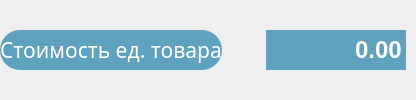
               <widget class="QWidget" name="widget_6" native="true">
                <property name="sizePolicy">
                 <sizepolicy hsizetype="Preferred" vsizetype="Minimum">
                  <horstretch>0</horstretch>
                  <verstretch>0</verstretch>
                 </sizepolicy>
                </property>
                <layout class="QHBoxLayout" name="horizontalLayout_5">
                 <property name="leftMargin">
                  <number>0</number>
                 </property>
                 <property name="topMargin">
                  <number>0</number>
                 </property>
                 <property name="rightMargin">
                  <number>10</number>
                 </property>
                 <property name="bottomMargin">
                  <number>0</number>
                 </property>
                 <item>
                  <widget class="QLabel" name="label_3">
                   <property name="sizePolicy">
                    <sizepolicy hsizetype="Preferred" vsizetype="Fixed">
                     <horstretch>0</horstretch>
                     <verstretch>0</verstretch>
                    </sizepolicy>
                   </property>
                   <property name="minimumSize">
                    <size>
                     <width>0</width>
                     <height>40</height>
                    </size>
                   </property>
                   <property name="font">
                    <font>
                     <family>Optima</family>
                     <pointsize>16</pointsize>
                     <italic>false</italic>
                    </font>
                   </property>
                   <property name="styleSheet">
                    <string notr="true">QLabel {
     border: none;
	height: 40px;
     border-radius: 20px;
	background-color: #5EA2BF;
	color: white;
 }</string>
                   </property>
                   <property name="text">
                    <string>Стоимость ед. товара</string>
                   </property>
                   <property name="alignment">
                    <set>Qt::AlignCenter</set>
                   </property>
                   <property name="margin">
                    <number>0</number>
                   </property>
                  </widget>
                 </item>
                 <item>
                  <widget class="QPushButton" name="info_3">
                   <property name="enabled">
                    <bool>true</bool>
                   </property>
                   <property name="sizePolicy">
                    <sizepolicy hsizetype="Fixed" vsizetype="Fixed">
                     <horstretch>0</horstretch>
                     <verstretch>0</verstretch>
                    </sizepolicy>
                   </property>
                   <property name="minimumSize">
                    <size>
                     <width>32</width>
                     <height>32</height>
                    </size>
                   </property>
                   <property name="maximumSize">
                    <size>
                     <width>32</width>
                     <height>32</height>
                    </size>
                   </property>
                   <property name="autoFillBackground">
                    <bool>false</bool>
                   </property>
                   <property name="styleSheet">
                    <string notr="true"> QPushButton {
     border: none;
	background-color: none;
 }</string>
                   </property>
                   <property name="text">
                    <string/>
                   </property>
                   <property name="icon">
                    <iconset resource="resources.qrc">
                     <normaloff>:/resources/info.svg</normaloff>:/resources/info.svg</iconset>
                   </property>
                   <property name="iconSize">
                    <size>
                     <width>32</width>
                     <height>32</height>
                    </size>
                   </property>
                  </widget>
                 </item>
                 <item>
                  <widget class="QDoubleSpinBox" name="doubleSpinBox_3">
                   <property name="sizePolicy">
                    <sizepolicy hsizetype="Fixed" vsizetype="Fixed">
                     <horstretch>0</horstretch>
                     <verstretch>0</verstretch>
                    </sizepolicy>
                   </property>
                   <property name="minimumSize">
                    <size>
                     <width>140</width>
                     <height>40</height>
                    </size>
                   </property>
                   <property name="font">
                    <font>
                     <family>Helvetica</family>
                     <pointsize>18</pointsize>
                     <bold>true</bold>
                    </font>
                   </property>
                   <property name="focusPolicy">
                    <enum>Qt::ClickFocus</enum>
                   </property>
                   <property name="styleSheet">
                    <string notr="true">QDoubleSpinBox
{
     border: none;
	background-color: #5EA2BF;
	color: white;
}


QDoubleSpinBox:focused
{
    border-width: 2px;
    border-style: solid;
    border-color: red;
}</string>
                   </property>
                   <property name="wrapping">
                    <bool>false</bool>
                   </property>
                   <property name="frame">
                    <bool>false</bool>
                   </property>
                   <property name="alignment">
                    <set>Qt::AlignRight|Qt::AlignTrailing|Qt::AlignVCenter</set>
                   </property>
                   <property name="buttonSymbols">
                    <enum>QAbstractSpinBox::NoButtons</enum>
                   </property>
                   <property name="accelerated">
                    <bool>true</bool>
                   </property>
                   <property name="showGroupSeparator" stdset="0">
                    <bool>true</bool>
                   </property>
                   <property name="maximum">
                    <double>10000000.000000000000000</double>
                   </property>
                  </widget>
                 </item>
                </layout>
               </widget>
